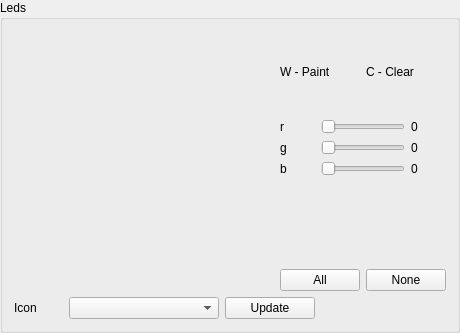
     <widget class="QGroupBox" name="groupBox">
      <property name="font">
       <font>
        <pointsize>9</pointsize>
       </font>
      </property>
      <property name="title">
       <string>Leds</string>
      </property>
      <layout class="QGridLayout" name="gridLayout_6">
       <item row="0" column="0" rowspan="6" colspan="3">
        <widget class="QWidget" name="leds_matrix_container" native="true">
         <property name="minimumSize">
          <size>
           <width>260</width>
           <height>260</height>
          </size>
         </property>
         <property name="maximumSize">
          <size>
           <width>260</width>
           <height>260</height>
          </size>
         </property>
         <property name="font">
          <font>
           <pointsize>9</pointsize>
          </font>
         </property>
         <layout class="QGridLayout" name="gridLayout_9">
          <item row="0" column="0">
           <layout class="QGridLayout" name="leds_matrix">
            <property name="spacing">
             <number>1</number>
            </property>
           </layout>
          </item>
         </layout>
        </widget>
       </item>
       <item row="0" column="3" colspan="2">
        <widget class="QLabel" name="label_47">
         <property name="font">
          <font>
           <pointsize>9</pointsize>
          </font>
         </property>
         <property name="text">
          <string>W - Paint</string>
         </property>
        </widget>
       </item>
       <item row="0" column="5" colspan="2">
        <widget class="QLabel" name="label_48">
         <property name="font">
          <font>
           <pointsize>9</pointsize>
          </font>
         </property>
         <property name="text">
          <string>C - Clear</string>
         </property>
        </widget>
       </item>
       <item row="1" column="3">
        <widget class="QLabel" name="label_4">
         <property name="font">
          <font>
           <pointsize>9</pointsize>
          </font>
         </property>
         <property name="text">
          <string>r</string>
         </property>
        </widget>
       </item>
       <item row="1" column="4" colspan="2">
        <widget class="QSlider" name="leds_r">
         <property name="font">
          <font>
           <pointsize>9</pointsize>
          </font>
         </property>
         <property name="maximum">
          <number>255</number>
         </property>
         <property name="orientation">
          <enum>Qt::Horizontal</enum>
         </property>
        </widget>
       </item>
       <item row="1" column="6">
        <widget class="QLabel" name="label_7">
         <property name="minimumSize">
          <size>
           <width>10</width>
           <height>0</height>
          </size>
         </property>
         <property name="font">
          <font>
           <pointsize>9</pointsize>
          </font>
         </property>
         <property name="text">
          <string>0</string>
         </property>
        </widget>
       </item>
       <item row="2" column="3">
        <widget class="QLabel" name="label_5">
         <property name="font">
          <font>
           <pointsize>9</pointsize>
          </font>
         </property>
         <property name="text">
          <string>g</string>
         </property>
        </widget>
       </item>
       <item row="2" column="4" colspan="2">
        <widget class="QSlider" name="leds_g">
         <property name="font">
          <font>
           <pointsize>9</pointsize>
          </font>
         </property>
         <property name="maximum">
          <number>255</number>
         </property>
         <property name="orientation">
          <enum>Qt::Horizontal</enum>
         </property>
        </widget>
       </item>
       <item row="2" column="6">
        <widget class="QLabel" name="label_8">
         <property name="minimumSize">
          <size>
           <width>10</width>
           <height>0</height>
          </size>
         </property>
         <property name="font">
          <font>
           <pointsize>9</pointsize>
          </font>
         </property>
         <property name="text">
          <string>0</string>
         </property>
        </widget>
       </item>
       <item row="3" column="3">
        <widget class="QLabel" name="label_6">
         <property name="font">
          <font>
           <pointsize>9</pointsize>
          </font>
         </property>
         <property name="text">
          <string>b</string>
         </property>
        </widget>
       </item>
       <item row="3" column="4" colspan="2">
        <widget class="QSlider" name="leds_b">
         <property name="font">
          <font>
           <pointsize>9</pointsize>
          </font>
         </property>
         <property name="maximum">
          <number>255</number>
         </property>
         <property name="orientation">
          <enum>Qt::Horizontal</enum>
         </property>
        </widget>
       </item>
       <item row="3" column="6">
        <widget class="QLabel" name="label_9">
         <property name="minimumSize">
          <size>
           <width>10</width>
           <height>0</height>
          </size>
         </property>
         <property name="font">
          <font>
           <pointsize>9</pointsize>
          </font>
         </property>
         <property name="text">
          <string>0</string>
         </property>
        </widget>
       </item>
       <item row="4" column="4" colspan="2">
        <widget class="QLabel" name="leds_preview">
         <property name="baseSize">
          <size>
           <width>15</width>
           <height>15</height>
          </size>
         </property>
         <property name="font">
          <font>
           <pointsize>9</pointsize>
          </font>
         </property>
         <property name="text">
          <string/>
         </property>
         <property name="margin">
          <number>30</number>
         </property>
        </widget>
       </item>
       <item row="5" column="3" colspan="2">
        <widget class="QPushButton" name="leds_all">
         <property name="font">
          <font>
           <pointsize>9</pointsize>
          </font>
         </property>
         <property name="text">
          <string>All</string>
         </property>
        </widget>
       </item>
       <item row="5" column="5" colspan="2">
        <widget class="QPushButton" name="leds_none">
         <property name="font">
          <font>
           <pointsize>9</pointsize>
          </font>
         </property>
         <property name="text">
          <string>None</string>
         </property>
        </widget>
       </item>
       <item row="6" column="0">
        <widget class="QLabel" name="label_2">
         <property name="font">
          <font>
           <pointsize>9</pointsize>
          </font>
         </property>
         <property name="text">
          <string>Icon</string>
         </property>
        </widget>
       </item>
       <item row="6" column="1">
        <widget class="QComboBox" name="leds_icon_list">
         <property name="minimumSize">
          <size>
           <width>150</width>
           <height>0</height>
          </size>
         </property>
         <property name="font">
          <font>
           <pointsize>9</pointsize>
          </font>
         </property>
        </widget>
       </item>
       <item row="6" column="2" colspan="2">
        <widget class="QPushButton" name="leds_icon_update">
         <property name="font">
          <font>
           <pointsize>9</pointsize>
          </font>
         </property>
         <property name="text">
          <string>Update</string>
         </property>
        </widget>
       </item>
      </layout>
     </widget>
